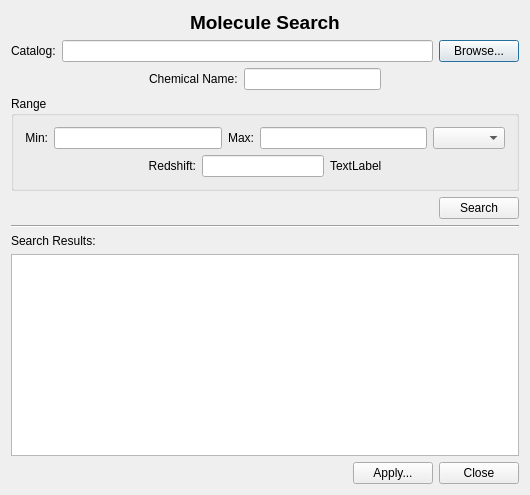
<?xml version="1.0" encoding="UTF-8"?>
<ui version="4.0">
 <class>SearchMoleculesDialog</class>
 <widget class="QDialog" name="SearchMoleculesDialog">
  <property name="geometry">
   <rect>
    <x>0</x>
    <y>0</y>
    <width>530</width>
    <height>495</height>
   </rect>
  </property>
  <property name="windowTitle">
   <string>Search Molecules</string>
  </property>
  <layout class="QVBoxLayout" name="verticalLayout_2">
   <item>
    <layout class="QHBoxLayout" name="horizontalLayout_3">
     <item>
      <spacer name="horizontalSpacer_3">
       <property name="orientation">
        <enum>Qt::Horizontal</enum>
       </property>
       <property name="sizeHint" stdset="0">
        <size>
         <width>40</width>
         <height>20</height>
        </size>
       </property>
      </spacer>
     </item>
     <item>
      <widget class="QLabel" name="titleLabel">
       <property name="font">
        <font>
         <pointsize>14</pointsize>
         <weight>75</weight>
         <bold>true</bold>
        </font>
       </property>
       <property name="text">
        <string>Molecule Search</string>
       </property>
      </widget>
     </item>
     <item>
      <spacer name="horizontalSpacer_4">
       <property name="orientation">
        <enum>Qt::Horizontal</enum>
       </property>
       <property name="sizeHint" stdset="0">
        <size>
         <width>40</width>
         <height>20</height>
        </size>
       </property>
      </spacer>
     </item>
    </layout>
   </item>
   <item>
    <layout class="QHBoxLayout" name="horizontalLayout_5">
     <item>
      <widget class="QLabel" name="catalogLabel">
       <property name="text">
        <string>&lt;font color='black'&gt;Catalog:&lt;/font&gt;</string>
       </property>
      </widget>
     </item>
     <item>
      <widget class="QLineEdit" name="catalogLineEdit">
       <property name="toolTip">
        <string>By default the Splatalogue catalog will be searched.
A user specified database can be searched instead
(for example, one exported from Splatalogue) if a path
to a local database is supplied that adheres to the
same interface as Splatalogue.</string>
       </property>
      </widget>
     </item>
     <item>
      <widget class="QPushButton" name="openButton">
       <property name="toolTip">
        <string>Specify the location of a local database to search that
adheres to the same interface as Splatalogue.</string>
       </property>
       <property name="text">
        <string>Browse...</string>
       </property>
      </widget>
     </item>
    </layout>
   </item>
   <item>
    <layout class="QHBoxLayout" name="horizontalLayout_2">
     <item>
      <spacer name="horizontalSpacer">
       <property name="orientation">
        <enum>Qt::Horizontal</enum>
       </property>
       <property name="sizeHint" stdset="0">
        <size>
         <width>40</width>
         <height>20</height>
        </size>
       </property>
      </spacer>
     </item>
     <item>
      <widget class="QLabel" name="searchLabel">
       <property name="text">
        <string>&lt;font color='black'&gt;Chemical Name:&lt;/font&gt;</string>
       </property>
      </widget>
     </item>
     <item>
      <widget class="QLineEdit" name="searchLineEdit">
       <property name="toolTip">
        <string>Enter an (optional) chemical name for the search
such as ammonia, carbon monoxide, methane,
water, etc.</string>
       </property>
       <property name="text">
        <string/>
       </property>
      </widget>
     </item>
     <item>
      <spacer name="horizontalSpacer_2">
       <property name="orientation">
        <enum>Qt::Horizontal</enum>
       </property>
       <property name="sizeHint" stdset="0">
        <size>
         <width>40</width>
         <height>20</height>
        </size>
       </property>
      </spacer>
     </item>
    </layout>
   </item>
   <item>
    <widget class="QGroupBox" name="rangeGroupBox">
     <property name="title">
      <string>Range</string>
     </property>
     <layout class="QVBoxLayout" name="verticalLayout">
      <item>
       <layout class="QHBoxLayout" name="horizontalLayout">
        <item>
         <widget class="QLabel" name="rangeMinLabel">
          <property name="text">
           <string>&lt;font color='black'&gt;Min:&lt;/font&gt;</string>
          </property>
          <property name="alignment">
           <set>Qt::AlignRight|Qt::AlignTrailing|Qt::AlignVCenter</set>
          </property>
         </widget>
        </item>
        <item>
         <widget class="QLineEdit" name="rangeMinLineEdit">
          <property name="toolTip">
           <string>Enter a lower bound for the search range.</string>
          </property>
         </widget>
        </item>
        <item>
         <widget class="QLabel" name="maxLabel">
          <property name="text">
           <string>&lt;font color='black'&gt;Max:&lt;/font&gt;</string>
          </property>
          <property name="alignment">
           <set>Qt::AlignRight|Qt::AlignTrailing|Qt::AlignVCenter</set>
          </property>
         </widget>
        </item>
        <item>
         <widget class="QLineEdit" name="rangeMaxLineEdit">
          <property name="toolTip">
           <string>Enter an upper bound for the search range.</string>
          </property>
         </widget>
        </item>
        <item>
         <widget class="QComboBox" name="rangeUnitComboBox">
          <property name="toolTip">
           <string>Select the units for the search range.</string>
          </property>
         </widget>
        </item>
       </layout>
      </item>
      <item>
       <layout class="QHBoxLayout" name="horizontalLayout_7">
        <item>
         <spacer name="horizontalSpacer_7">
          <property name="orientation">
           <enum>Qt::Horizontal</enum>
          </property>
          <property name="sizeHint" stdset="0">
           <size>
            <width>40</width>
            <height>20</height>
           </size>
          </property>
         </spacer>
        </item>
        <item>
         <widget class="QLabel" name="redshiftLabel">
          <property name="text">
           <string>Redshift:</string>
          </property>
          <property name="alignment">
           <set>Qt::AlignRight|Qt::AlignTrailing|Qt::AlignVCenter</set>
          </property>
         </widget>
        </item>
        <item>
         <widget class="QLineEdit" name="redShiftLineEdit">
          <property name="toolTip">
           <string>If the redshift of the source is known, it should
be entered here.  The default redshift is zero.</string>
          </property>
         </widget>
        </item>
        <item>
         <widget class="QLabel" name="redShiftUnitLabel">
          <property name="text">
           <string>TextLabel</string>
          </property>
         </widget>
        </item>
        <item>
         <spacer name="horizontalSpacer_8">
          <property name="orientation">
           <enum>Qt::Horizontal</enum>
          </property>
          <property name="sizeHint" stdset="0">
           <size>
            <width>40</width>
            <height>20</height>
           </size>
          </property>
         </spacer>
        </item>
       </layout>
      </item>
     </layout>
    </widget>
   </item>
   <item>
    <layout class="QHBoxLayout" name="horizontalLayout_4">
     <item>
      <spacer name="horizontalSpacer_5">
       <property name="orientation">
        <enum>Qt::Horizontal</enum>
       </property>
       <property name="sizeHint" stdset="0">
        <size>
         <width>40</width>
         <height>20</height>
        </size>
       </property>
      </spacer>
     </item>
     <item>
      <widget class="QPushButton" name="searchButton">
       <property name="toolTip">
        <string>Perform a catalogue search using the criteria
specified.</string>
       </property>
       <property name="text">
        <string>Search</string>
       </property>
      </widget>
     </item>
    </layout>
   </item>
   <item>
    <widget class="Line" name="line">
     <property name="orientation">
      <enum>Qt::Horizontal</enum>
     </property>
    </widget>
   </item>
   <item>
    <widget class="QLabel" name="resultsLabel">
     <property name="text">
      <string>&lt;font color='black'&gt;Search Results:&lt;/font&gt;</string>
     </property>
    </widget>
   </item>
   <item>
    <widget class="QTableWidget" name="searchResultsTable">
     <property name="toolTip">
      <string>Results of the catalogue search.</string>
     </property>
    </widget>
   </item>
   <item>
    <layout class="QHBoxLayout" name="horizontalLayout_6">
     <item>
      <spacer name="horizontalSpacer_6">
       <property name="orientation">
        <enum>Qt::Horizontal</enum>
       </property>
       <property name="sizeHint" stdset="0">
        <size>
         <width>40</width>
         <height>20</height>
        </size>
       </property>
      </spacer>
     </item>
     <item>
      <widget class="QPushButton" name="applyButton">
       <property name="toolTip">
        <string>Display the selected molecular lines on the graph(s) for
specifying initial Gaussian estimates.</string>
       </property>
       <property name="text">
        <string>Apply...</string>
       </property>
      </widget>
     </item>
     <item>
      <widget class="QPushButton" name="closeButton">
       <property name="toolTip">
        <string>Close this dialog.</string>
       </property>
       <property name="text">
        <string>Close</string>
       </property>
      </widget>
     </item>
    </layout>
   </item>
  </layout>
 </widget>
 <layoutdefault spacing="6" margin="11"/>
 <resources/>
 <connections/>
</ui>
